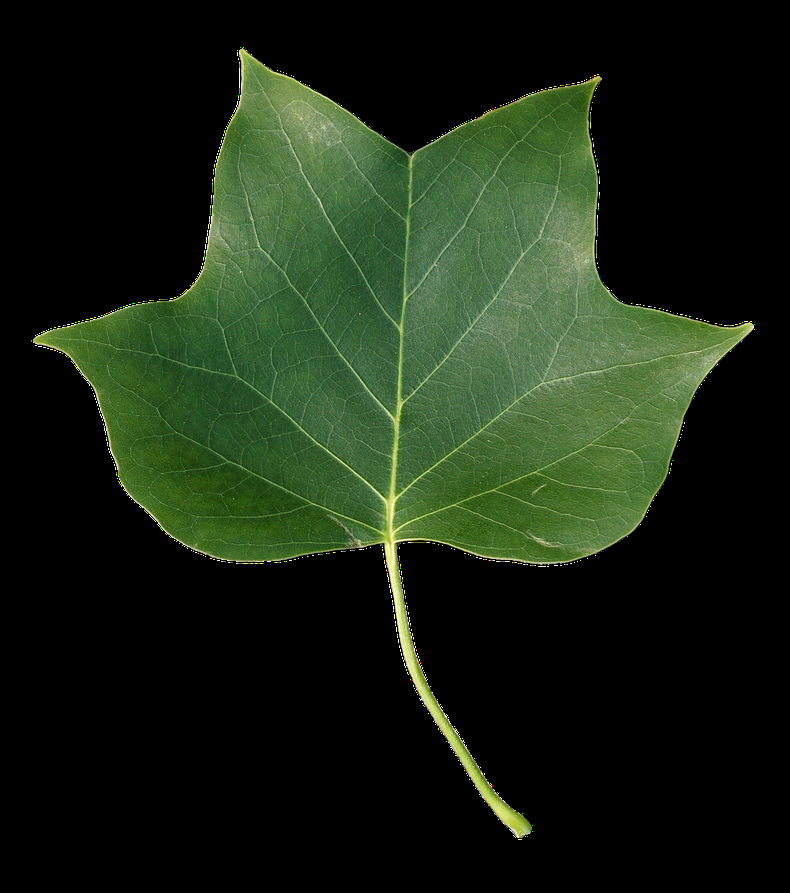
#> input picture backend/python/R1.png, 790 x 893 px, shrunk from 1890 x 2136 before the run
$ python generate_model.py
#> lines starting #> are read from the running program, lines starting #| are printed output that depends on the picture; after the words box and inside, x2 and y2 are one past the last pixel; in counts of white or black regions, pixels touching at a corner belong together
import bpy
import cv2
import numpy as np
import os
import sys

# Get absolute script directory
script_dir = os.path.dirname(os.path.abspath(__file__))

# Image path (update this with your image)
image_filename = "R1.png"
image_path = os.path.join(script_dir, image_filename)

# Output paths
output_mask = os.path.join(script_dir, "leaf_mask.png")
output_model = os.path.join(script_dir, "leaf_model.glb")

# Ensure image exists
if not os.path.exists(image_path):
    print(f"❌ Error: Image '{image_path}' not found.")
    sys.exit(1)

### 🟢 Step 1: Extract Leaf Contour & Normalize ###
def extract_leaf_contour(image_path, output_mask):
#> called with image_path = 'backend/python/R1.png', output_mask = 'backend/python/leaf_mask.png'
    img = cv2.imread(image_path, cv2.IMREAD_UNCHANGED)
#> img is the input picture: shape (893, 790, 4); mean B, G, R, A 19.4, 36.6, 24.8, 79.8
    img_height, img_width = img.shape[:2]
#> img_height = 893; img_width = 790

    # Convert to grayscale and apply adaptive thresholding
    gray = cv2.cvtColor(img, cv2.COLOR_BGR2GRAY)
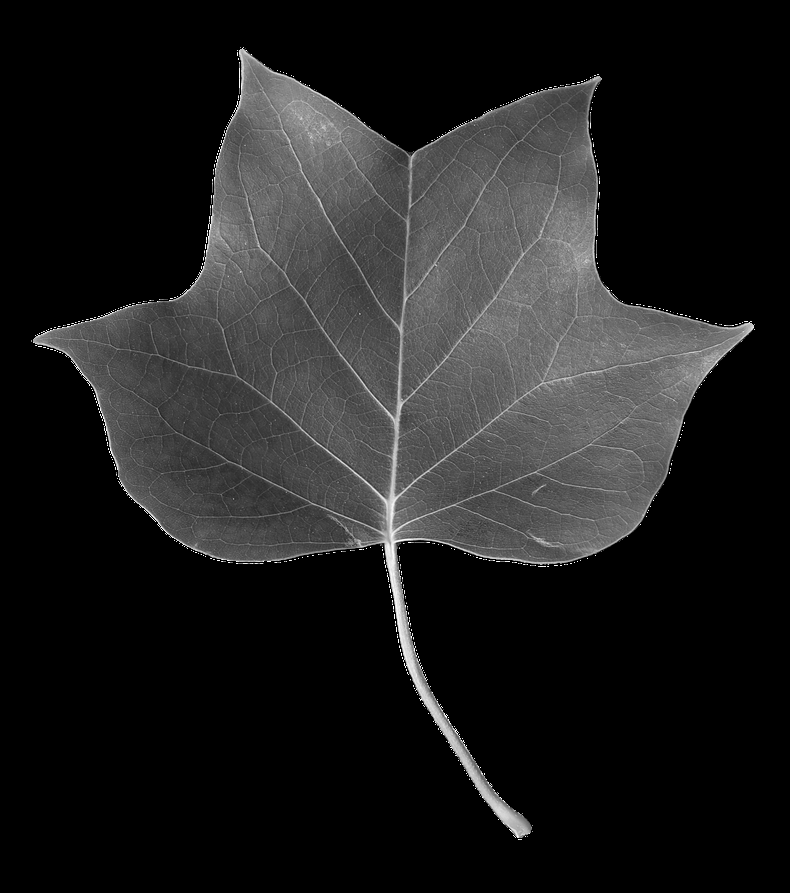
#> gray: shape (893, 790); min 0, max 255, mean 31.1
    thresh = cv2.adaptiveThreshold(gray, 255, cv2.ADAPTIVE_THRESH_GAUSSIAN_C,
                                   cv2.THRESH_BINARY_INV, 15, 10)
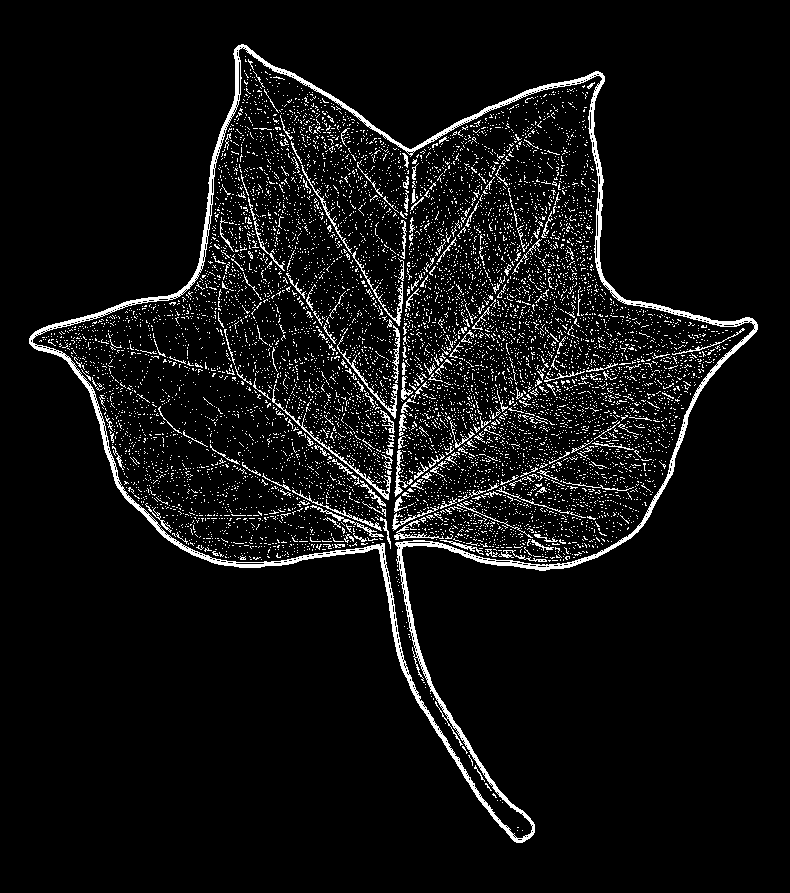
#> thresh: shape (893, 790); 6.4% white in thin lines or dots, all inside (x1, y1, x2, y2) = (29, 44, 758, 843)
    # Morphological closing to remove noise
    kernel = np.ones((5, 5), np.uint8)
    thresh = cv2.morphologyEx(thresh, cv2.MORPH_CLOSE, kernel)
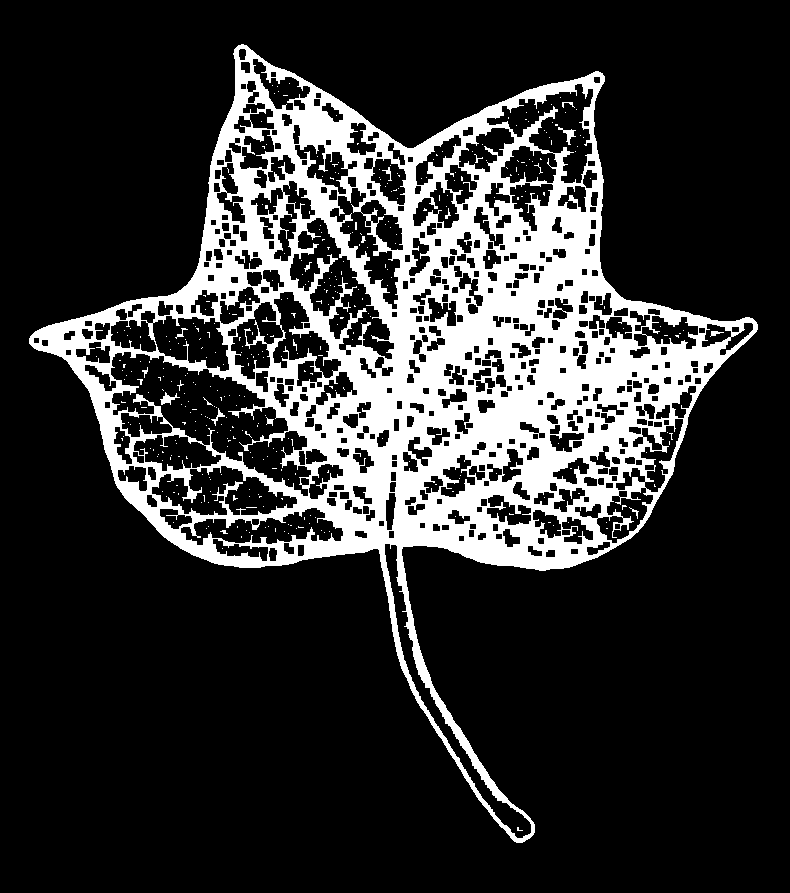
#> thresh: shape (893, 790); 19.1% white; 381 white regions (365 under 20 px)
    # Find contours
    contours, _ = cv2.findContours(thresh, cv2.RETR_EXTERNAL, cv2.CHAIN_APPROX_SIMPLE)
#> contours = 1 contour; box (x1, y1, x2, y2) and area: (29, 44, 758, 843) 236206
    if not contours:
        print("❌ Error: No contours found in the image!")
        sys.exit(1)
    # Select the largest contour (assuming it's the leaf)
    leaf_contour = max(contours, key=cv2.contourArea)
#> leaf_contour = contour of 1313 points, box (x1, y1, x2, y2) (29, 44, 758, 843), area 236206
    # Approximate contour to reduce points
    epsilon = 0.002 * cv2.arcLength(leaf_contour, True)
#> epsilon = 6.04
    simplified_contour = cv2.approxPolyDP(leaf_contour, epsilon, True)
#> simplified_contour = contour of 35 points, box (x1, y1, x2, y2) (29, 45, 758, 843), area 235386
    # Get bounding box for normalization
    x, y, w, h = cv2.boundingRect(simplified_contour)
#> x = 29; y = 45; w = 729; h = 798
    # Create a blank mask and draw the contour
    mask = np.zeros((img_height, img_width, 3), dtype=np.uint8)
    cv2.drawContours(mask, [simplified_contour], -1, (255, 255, 255), thickness=cv2.FILLED)
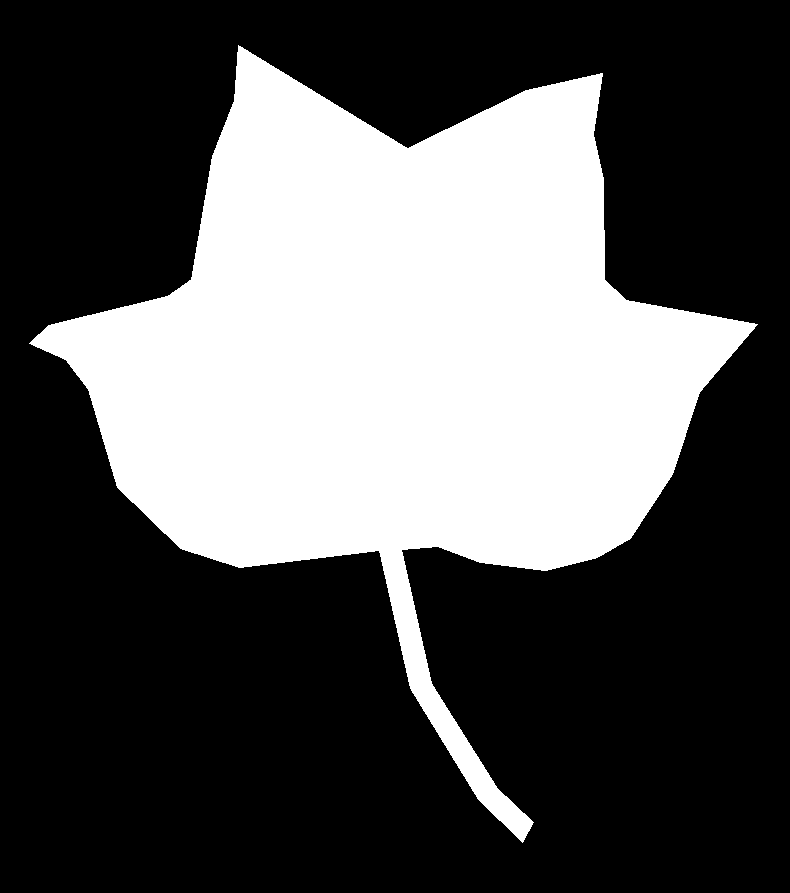
#> mask: shape (893, 790, 3); 33.5% white; 1 white region, box (x1, y1, x2, y2) and area: (29, 45, 758, 843) 236682
    # Save mask
    cv2.imwrite(output_mask, mask)
    return simplified_contour, (x, y, w, h), img_width, img_height

contour, bbox, img_width, img_height = extract_leaf_contour(image_path, output_mask)
#> contour has the same summary as simplified_contour in extract_leaf_contour; bbox = (29, 45, 729, 798); img_width = 790; img_height = 893
x_min, y_min, width, height = bbox
#> x_min = 29; y_min = 45; width = 729; height = 798

### 🔵 Step 2: Convert Contour to 3D Mesh (Match Image Size) ###
# Clear all objects in Blender
bpy.ops.object.select_all(action='SELECT')
#> (this line was passed over: bpy is not available in this run)
bpy.ops.object.delete()
#> (this line was passed over: bpy is not available in this run)

# Create a new mesh
#> (the run stopped early here; a loop or call above may not have finished)

$ run again, with backend/python/R11.png copied over backend/python/R1.png
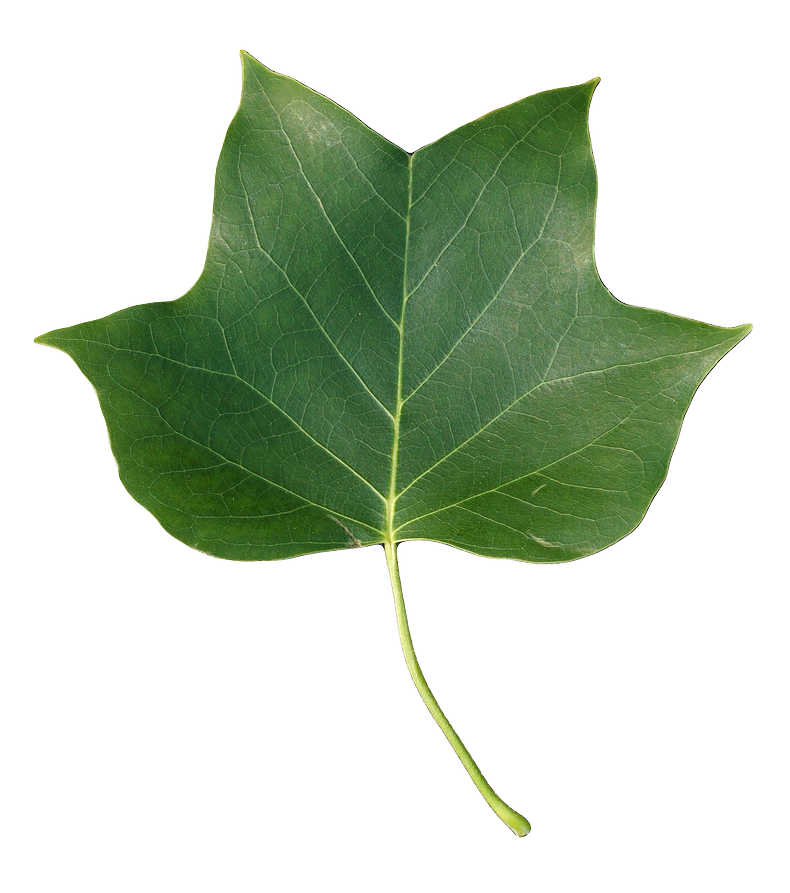
#> input picture backend/python/R11.png, 790 x 893 px, shrunk from 1890 x 2136 before the run
#> in extract_leaf_contour, img is the input picture: shape (893, 790, 4); mean B, G, R, A 193.4, 210.5, 198.7, 254.1
#> in extract_leaf_contour, `thresh = cv2.morphologyEx(thresh, cv2.MORPH_CLOSE, kernel)`:
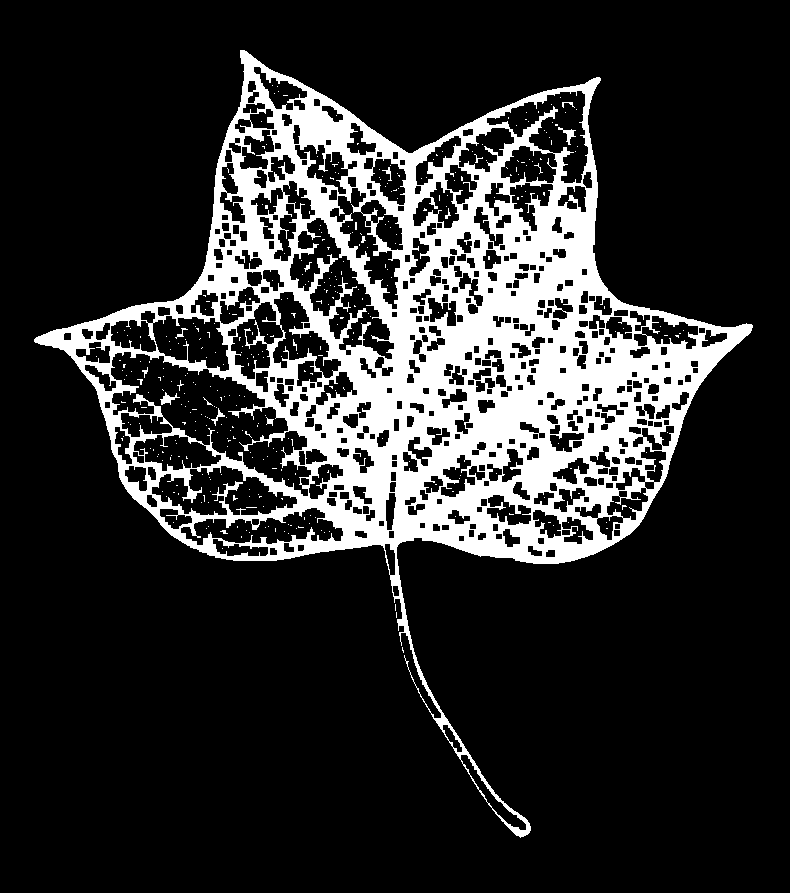
#> thresh: shape (893, 790); 17.7% white; 374 white regions (360 under 20 px)
#> contours = 4 contours, 3 with area under 20; largest, box (x1, y1, x2, y2) and area: (34, 50, 753, 838) 219804
#> leaf_contour = contour of 1445 points, box (x1, y1, x2, y2) (34, 50, 753, 838), area 219804
#> epsilon = 6.47
#> simplified_contour = contour of 40 points, box (x1, y1, x2, y2) (34, 50, 753, 837), area 220142
#> x = 34; y = 50; w = 719; h = 787
#> in extract_leaf_contour, `cv2.drawContours(mask, [simplified_contour], -1, (255, 255, 255), thic..`:
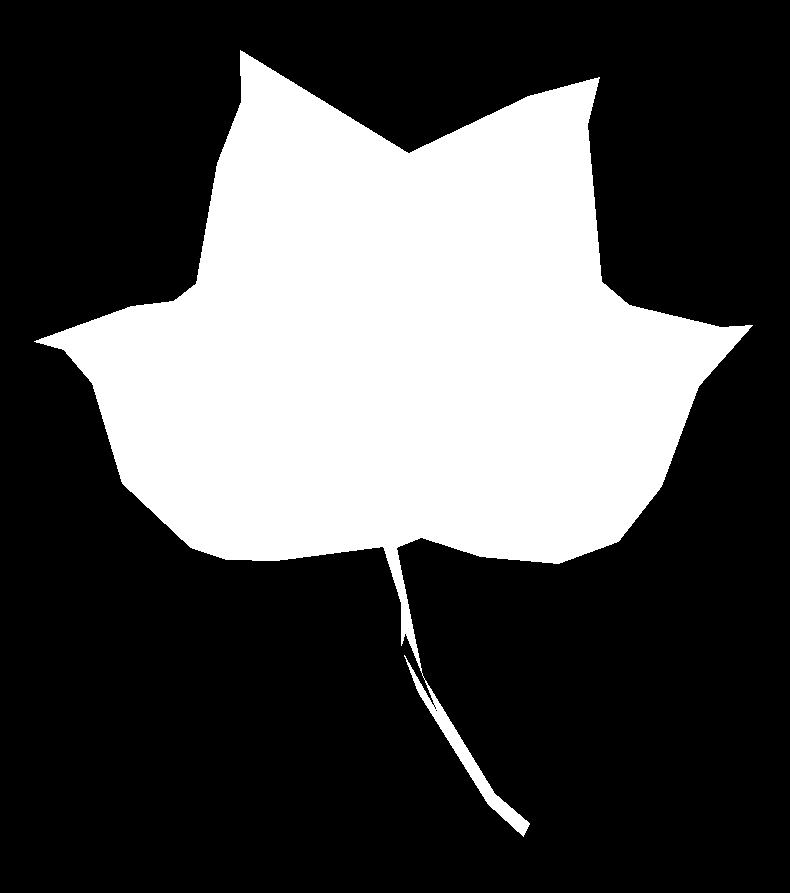
#> mask: shape (893, 790, 3); 31.4% white; 1 white region, box (x1, y1, x2, y2) and area: (34, 50, 753, 837) 221508
#> `contour, bbox, img_width, img_height = extract_leaf_contour(image_path..`: contour has the same summary as simplified_contour in extract_leaf_contour; bbox = (34, 50, 719, 787); img_width = 790; img_height = 893
#> x_min = 34; y_min = 50; width = 719; height = 787
